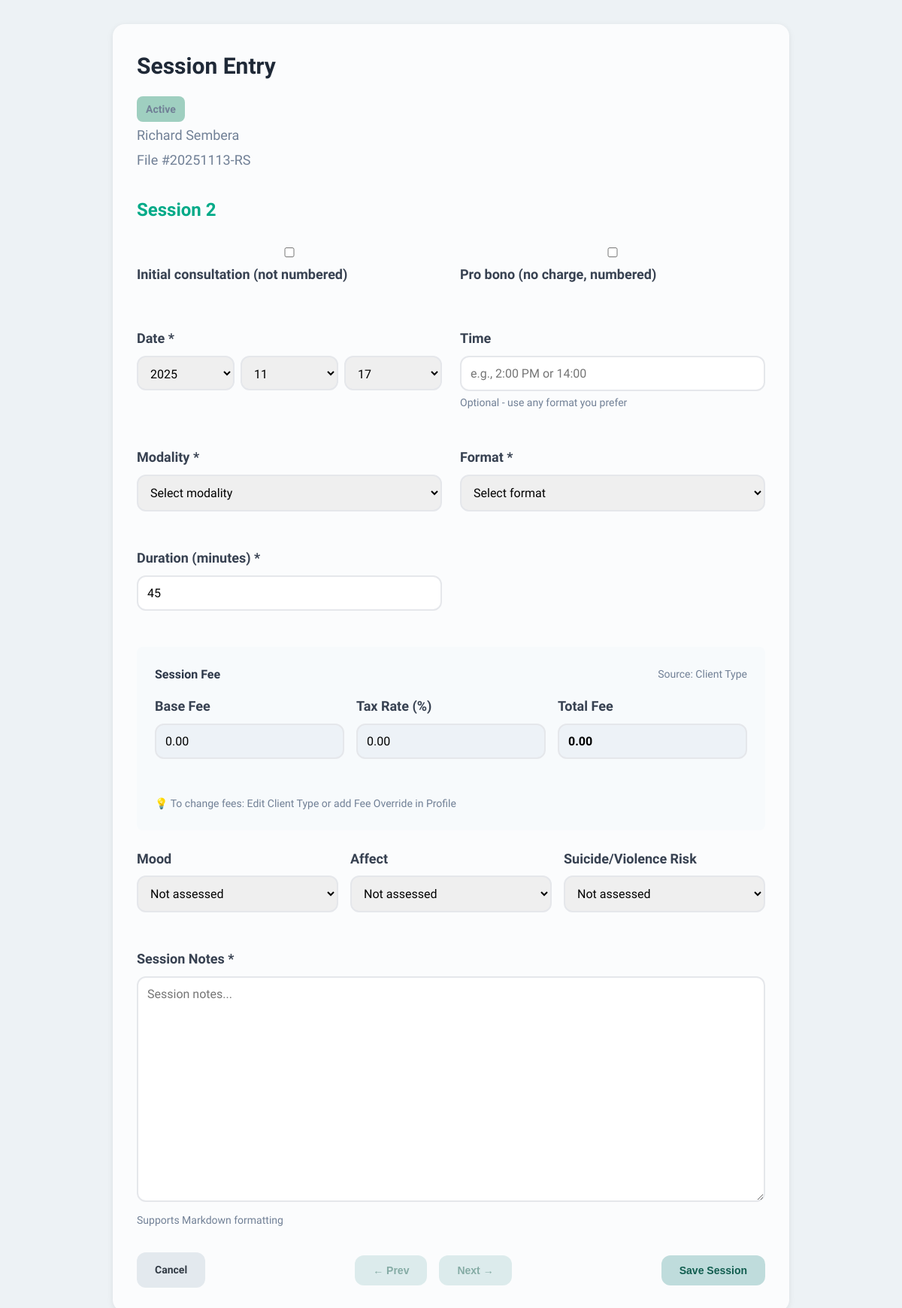
Page /client/1/session on the committed database.
### tables this page shows
CREATE TABLE "client_types" (
                    id INTEGER PRIMARY KEY AUTOINCREMENT,
                    name TEXT UNIQUE NOT NULL,
                    color TEXT NOT NULL,
                    color_name TEXT,
                    bubble_color TEXT,
                    session_fee REAL,
                    session_base_price REAL,
                    session_tax_rate REAL DEFAULT 0.0,
                    session_duration INTEGER,
                    retention_period INTEGER,
                    is_system INTEGER DEFAULT 0,
                    service_description TEXT,
                    is_system_locked INTEGER DEFAULT 0,
                    created_at INTEGER NOT NULL,
                    modified_at INTEGER NOT NULL
                );

CREATE TABLE clients (
                id INTEGER PRIMARY KEY AUTOINCREMENT,
                file_number TEXT UNIQUE NOT NULL,
                first_name TEXT NOT NULL,
                middle_name TEXT,
                last_name TEXT NOT NULL,
                type_id INTEGER NOT NULL,
                session_offset INTEGER DEFAULT 0,
                created_at INTEGER NOT NULL,
                modified_at INTEGER NOT NULL,
                is_deleted INTEGER DEFAULT 0,
                FOREIGN KEY (type_id) REFERENCES client_types(id)
            );

### web/app.py (the view, shortened to what this page needs)
@app.route('/client/<int:client_id>/session', methods=['GET', 'POST'])
def create_session(client_id):
    import time
    from datetime import datetime
    client = db.get_client(client_id)
    if not client:
        return "Client not found", 404
    client_type = db.get_client_type(client['type_id'])
    today_dt = datetime.now()
    today = today_dt.strftime('%Y-%m-%d')
    today_year = today_dt.year
    today_month = today_dt.month
    today_day = today_dt.day
    all_sessions = db.get_client_entries(client_id, 'session')
    dated_sessions = [s for s in all_sessions if s.get('session_date') and not s.get('is_consultation')]
    dated_sessions.sort(key=lambda s: (s['session_date'], s['id']))
    offset = client.get('session_offset', 0)
    today_timestamp = int(today_dt.replace(hour=0, minute=0, second=0, microsecond=0).timestamp())
    sessions_before_today = sum(1 for s in dated_sessions if s['session_date'] <= today_timestamp)
    preview_session_number = sessions_before_today + offset + 1
    prev_session_id = None
    next_session_id = None
    profile = db.get_profile_entry(client_id)
    profile_override = None
    if profile and profile.get('fee_override_total'):
        profile_override = {
            'base': profile['fee_override_base'],
            'tax': profile['fee_override_tax_rate'],
            'total': profile['fee_override_total']
        }
    client_type_fees = {
        'base': client_type.get('session_base_price') or 0,
        'tax': client_type.get('session_tax_rate') or 0,
        'total': client_type.get('session_fee') or 0
    }
    link_group_fees = {}  # Format: {'couples': {...}, 'family': {...}, 'group': {...}}
    conn = db.connect()
    conn.row_factory = sqlite3.Row
    cursor = conn.cursor()
    cursor.execute("""
        SELECT cl.group_id, cl.member_base_fee, cl.member_tax_rate, cl.member_total_fee, lg.format
        FROM client_links cl
        JOIN link_groups lg ON cl.group_id = lg.id
        WHERE cl.client_id_1 = ?
    """, (client_id,))
    for row in cursor.fetchall():
        format_type = row['format']
        if format_type:  # Only if format is set
            link_group_fees[format_type] = {
                'base': row['member_base_fee'] or 0,
                'tax': row['member_tax_rate'] or 0,
                'total': row['member_total_fee'] or 0
            }
    conn.close()
    return render_template('entry_forms/session.html',
                        client=client,
                        client_type=client_type,
                        profile_override=profile_override,
                        client_type_fees=client_type_fees,
                        link_group_fees=link_group_fees,
                        today=today,
                        today_year=today_year,
                        today_month=today_month,
                        today_day=today_day,
                        next_session_number=preview_session_number,
                        is_edit=False,
                        prev_session_id=prev_session_id,
                        next_session_id=next_session_id)

### web/templates/entry_forms/session.html (shortened to what this page needs)
{% extends "base.html" %}
{% block extra_css %}
<link rel="stylesheet" href="{{ url_for('static', filename='css/session.css') }}">
{% endblock %}
{% block content %}
<div class="card" style="max-width: 900px; margin: 0 auto;">
    <div style="display: flex; justify-content: space-between; align-items: start; margin-bottom: 2rem;">
        <div>
            <h2>Session Entry</h2>
            <div style="color: #718096;">
                <div style="margin-bottom: 0.25rem;">
                    <span class="type-badge" style="background-color: {{ client_type.color }}">
                        {{ client_type.name }}
                    </span>
                </div>
                <div style="margin-bottom: 0.25rem;">
                    {{ client.first_name }} {{ client.middle_name or '' }} {{ client.last_name }}
                </div>
                <div>
                    File #{{ client.file_number }}
                </div>
            </div>
        </div>
    </div>
    <form method="post">
        {% if not is_edit %}
        <div class="session-number-display" id="session-number-display">
            Session {{ next_session_number }}
        </div>
        {% else %}
        <div class="session-number-display" id="session-number-display">
            {{ session.description }}
        </div>
        {% endif %}
        <div class="form-row">
            <div class="form-group">
                <label class="checkbox-label">
                    <input type="checkbox" id="is_consultation" name="is_consultation" {% if is_edit and session.is_consultation %}checked{% endif %}>
                    <span>Initial consultation (not numbered)</span>
                </label>
            </div>
            <div class="form-group">
                <label class="checkbox-label">
                    <input type="checkbox" id="is_pro_bono" name="is_pro_bono" {% if is_edit and session.is_pro_bono %}checked{% endif %}>
                    <span>Pro bono (no charge, numbered)</span>
                </label>
            </div>
        </div>
        <div class="form-row">
            <div class="form-group">
                <label for="session_date">Date *</label>
                <div class="date-input-group">
                    <select id="year" name="year" required>
                        {% for year in range(2025, 2019, -1) %}
                        <option value="{{ year }}"
                                {% if is_edit and session_year == year %}selected
                                {% elif not is_edit and today[:4] == year|string %}selected{% endif %}>
                            {{ year }}
                        </option>
                        {% endfor %}
                    </select>
                    <select id="month" name="month" required>
                        {% for month in range(1, 13) %}
                        <option value="{{ month }}"
                                {% if is_edit and session_month == month %}selected
                                {% elif not is_edit and today[5:7] == '%02d'|format(month) %}selected{% endif %}>
                            {{ '%02d'|format(month) }}
                        </option>
                        {% endfor %}
                    </select>
                    <select id="day" name="day" required>
                        {% for day in range(1, 32) %}
                        <option value="{{ day }}"
                                {% if is_edit and session_day == day %}selected
                                {% elif not is_edit and today[8:10] == '%02d'|format(day) %}selected{% endif %}>
                            {{ '%02d'|format(day) }}
                        </option>
                        {% endfor %}
                    </select>
                </div>
            </div>
            <div class="form-group">
                <label for="session_time">Time</label>
                <input type="text" id="session_time" name="session_time"
                       value="{% if is_edit %}{{ session.session_time or '' }}{% endif %}"
                       placeholder="e.g., 2:00 PM or 14:00">
                <p class="help-text">Optional - use any format you prefer</p>
            </div>
        </div>
        <div class="form-row">
            <div class="form-group">
                <label for="modality">Modality *</label>
                <select id="modality" name="modality" required>
                    <option value="">Select modality</option>
                </select>
            </div>
            <div class="form-group">
                <label for="format">Format *</label>
                <select id="format" name="format" required>
                    <option value="">Select format</option>
                </select>
            </div>
        </div>
        <div class="form-row">
            <div class="form-group">
                <label for="duration">Duration (minutes) *</label>
                <input type="number" id="duration" name="duration"
                    value="{% if is_edit %}{{ session.duration }}{% else %}{{ client_type.session_duration or 50 }}{% endif %}" min="1" required>
            </div>
        </div>
        <div style="background: #F7FAFC; padding: 1.5rem; border-radius: 0.5rem; margin-bottom: 1.5rem;">
            <div style="display: flex; justify-content: space-between; align-items: center; margin-bottom: 1rem;">
                <h3 style="margin: 0; font-size: 1rem; color: #2D3748;">Session Fee</h3>
                <span id="fee-source" style="font-size: 0.875rem; color: #718096;">Source: Client Type</span>
            </div>
            <div class="form-row-thirds">
                <div class="form-group">
                    <label for="base_fee">Base Fee</label>
                    <input type="number" id="base_fee" name="base_fee" step="0.01"
                        value="{% if is_edit %}{{ '%.2f'|format(session.base_fee or 0) }}{% else %}{{ '%.2f'|format(default_base or 0) }}{% endif %}"
                        readonly style="background: #EDF2F7; cursor: not-allowed;">
                </div>
                <div class="form-group">
                    <label for="tax_rate">Tax Rate (%)</label>
                    <input type="number" id="tax_rate" name="tax_rate" step="0.01"
                        value="{% if is_edit %}{{ '%.2f'|format(session.tax_rate or 0) }}{% else %}{{ '%.2f'|format(default_tax_rate or 0) }}{% endif %}"
                        readonly style="background: #EDF2F7; cursor: not-allowed;">
                </div>
                <div class="form-group">
                    <label for="fee">Total Fee</label>
                    <input type="number" id="fee" name="fee" step="0.01"
                        value="{% if is_edit %}{{ '%.2f'|format(session.fee or 0) }}{% else %}{{ '%.2f'|format(default_total or 0) }}{% endif %}"
                        readonly style="background: #EDF2F7; cursor: not-allowed; font-weight: 600;">
                </div>
            </div>
            <p style="margin: 0.5rem 0 0 0; font-size: 0.875rem; color: #718096;">
                💡 To change fees: Edit Client Type or add Fee Override in Profile
            </p>
        </div>
        <div class="form-row-thirds">
            <div class="form-group">
                <label for="mood">Mood</label>
                <select id="mood" name="mood">
                    <option value="">Not assessed</option>
                </select>
            </div>
            <div class="form-group">
                <label for="affect">Affect</label>
                <select id="affect" name="affect">
                    <option value="">Not assessed</option>
                </select>
            </div>
            <div class="form-group">
                <label for="risk_assessment">Suicide/Violence Risk</label>
                <select id="risk_assessment" name="risk_assessment">
                    <option value="">Not assessed</option>
                </select>
            </div>
        </div>
        <div class="form-row-full">
            <div class="form-group">
                <label for="content">Session Notes *</label>
                <textarea id="content" name="content" placeholder="Session notes..." required>{% if is_edit %}{{ session.content or '' }}{% endif %}</textarea>
                <p class="help-text">Supports Markdown formatting</p>
            </div>
        </div>
        <div style="display: flex; justify-content: space-between; align-items: center; margin-top: 2rem;">
            <a href="{{ url_for('client_file', client_id=client.id) }}" class="btn btn-secondary">Cancel</a>
            <div style="display: flex; gap: 1rem;">
                {% if prev_session_id %}
                <a href="{{ url_for('edit_session', client_id=client.id, entry_id=prev_session_id) }}" class="btn">← Prev</a>
                {% else %}
                <button disabled class="btn" style="opacity: 0.5; cursor: not-allowed;">← Prev</button>
                {% endif %}
                {% if next_session_id %}
                <a href="{{ url_for('edit_session', client_id=client.id, entry_id=next_session_id) }}" class="btn">Next →</a>
                {% else %}
                <button disabled class="btn" style="opacity: 0.5; cursor: not-allowed;">Next →</button>
                {% endif %}
            </div>
            {% if is_edit %}
            <button type="submit" class="btn">Save Edits</button>
            {% else %}
            <button type="submit" class="btn">Save Session</button>
            {% endif %}
        </div>
    </form>
</div>
{% endblock %}

### rows in the picture
client_types: name "Active", duration "45"
clients: first_name "Richard", last_name "Sembera", file_number "20251113-RS"

### other values in the picture
{{ next_session_number }} "2"
form field year "2025"
form field month "11"
form field day "17"
